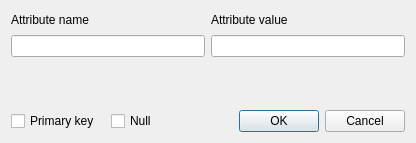
<?xml version="1.0" encoding="UTF-8"?>
<ui version="4.0">
 <class>ParametersDialog</class>
 <widget class="QDialog" name="ParametersDialog">
  <property name="geometry">
   <rect>
    <x>0</x>
    <y>0</y>
    <width>416</width>
    <height>143</height>
   </rect>
  </property>
  <property name="windowTitle">
   <string>Dialog</string>
  </property>
  <property name="modal">
   <bool>true</bool>
  </property>
  <layout class="QGridLayout" name="gridLayout">
   <item row="1" column="1">
    <widget class="QLabel" name="label_2">
     <property name="text">
      <string>Attribute name</string>
     </property>
    </widget>
   </item>
   <item row="1" column="2">
    <widget class="QLabel" name="label">
     <property name="text">
      <string>Attribute value</string>
     </property>
    </widget>
   </item>
   <item row="2" column="1">
    <widget class="QLineEdit" name="nameLine"/>
   </item>
   <item row="4" column="1" colspan="2">
    <widget class="QLabel" name="errorLabel">
     <property name="text">
      <string/>
     </property>
    </widget>
   </item>
   <item row="2" column="2">
    <widget class="QLineEdit" name="valueLine"/>
   </item>
   <item row="3" column="1" colspan="2">
    <widget class="QLabel" name="templateLabel">
     <property name="text">
      <string/>
     </property>
    </widget>
   </item>
   <item row="5" column="2">
    <widget class="QDialogButtonBox" name="buttonBox">
     <property name="orientation">
      <enum>Qt::Horizontal</enum>
     </property>
     <property name="standardButtons">
      <set>QDialogButtonBox::Cancel|QDialogButtonBox::Ok</set>
     </property>
    </widget>
   </item>
   <item row="5" column="1">
    <layout class="QHBoxLayout" name="horizontalLayout">
     <item>
      <widget class="QCheckBox" name="radioButton">
       <property name="text">
        <string>Primary key</string>
       </property>
       <property name="checkable">
        <bool>true</bool>
       </property>
      </widget>
     </item>
     <item>
      <widget class="QCheckBox" name="nullButton">
       <property name="text">
        <string>Null</string>
       </property>
      </widget>
     </item>
    </layout>
   </item>
  </layout>
 </widget>
 <resources/>
 <connections>
  <connection>
   <sender>buttonBox</sender>
   <signal>accepted()</signal>
   <receiver>ParametersDialog</receiver>
   <slot>accept()</slot>
   <hints>
    <hint type="sourcelabel">
     <x>248</x>
     <y>254</y>
    </hint>
    <hint type="destinationlabel">
     <x>157</x>
     <y>274</y>
    </hint>
   </hints>
  </connection>
  <connection>
   <sender>buttonBox</sender>
   <signal>rejected()</signal>
   <receiver>ParametersDialog</receiver>
   <slot>reject()</slot>
   <hints>
    <hint type="sourcelabel">
     <x>316</x>
     <y>260</y>
    </hint>
    <hint type="destinationlabel">
     <x>286</x>
     <y>274</y>
    </hint>
   </hints>
  </connection>
 </connections>
</ui>
